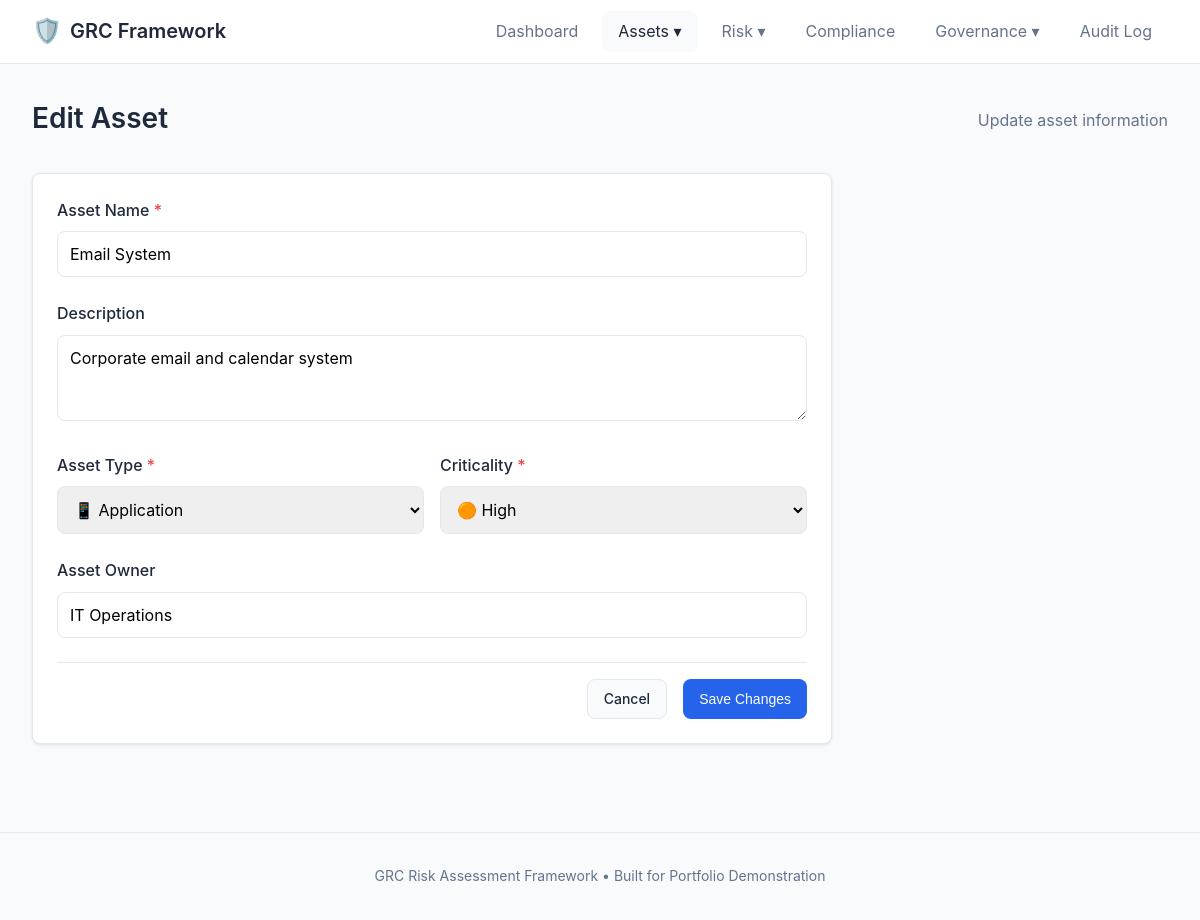
The app's page /asset/edit/4 with its own data.
### app.py (models this page shows)
class Asset(db.Model):
    id = db.Column(db.Integer, primary_key=True)
    name = db.Column(db.String(100), nullable=False)
    description = db.Column(db.Text)
    asset_type = db.Column(db.String(50))  # Server, Database, Application, Network, Endpoint
    criticality = db.Column(db.String(20))  # Critical, High, Medium, Low
    owner = db.Column(db.String(100))
    created_at = db.Column(db.DateTime, default=datetime.utcnow)
    assessments = db.relationship('RiskAssessment', backref='asset', lazy=True, cascade='all, delete-orphan')

### app.py (the view, shortened to what this page needs)
@app.route('/asset/edit/<int:id>', methods=['GET', 'POST'])
def edit_asset(id):
    asset = Asset.query.get_or_404(id)
    return render_template('edit_asset.html', asset=asset)

### templates/edit_asset.html (shortened to what this page needs)
{% extends 'base.html' %}
{% block content %}
<div class="page-header">
    <h1>Edit Asset</h1>
    <p class="subtitle">Update asset information</p>
</div>
<div class="card form-card">
    <div class="card-body">
        <form method="POST" action="{{ url_for('edit_asset', id=asset.id) }}">
            <div class="form-group">
                <label for="name">Asset Name <span class="required">*</span></label>
                <input type="text" id="name" name="name" required value="{{ asset.name }}">
            </div>
            <div class="form-group">
                <label for="description">Description</label>
                <textarea id="description" name="description" rows="3">{{ asset.description or '' }}</textarea>
            </div>
            <div class="form-row">
                <div class="form-group">
                    <label for="asset_type">Asset Type <span class="required">*</span></label>
                    <select id="asset_type" name="asset_type" required>
                        <option value="Application" {% if asset.asset_type == 'Application' %}selected{% endif %}>📱 Application</option>
                    </select>
                </div>
                <div class="form-group">
                    <label for="criticality">Criticality <span class="required">*</span></label>
                    <select id="criticality" name="criticality" required>
                        <option value="High" {% if asset.criticality == 'High' %}selected{% endif %}>🟠 High</option>
                    </select>
                </div>
            </div>
            <div class="form-group">
                <label for="owner">Asset Owner</label>
                <input type="text" id="owner" name="owner" value="{{ asset.owner or '' }}">
            </div>
            <div class="form-actions">
                <a href="{{ url_for('assets') }}" class="btn btn-secondary">Cancel</a>
                <button type="submit" class="btn btn-primary">Save Changes</button>
            </div>
        </form>
    </div>
</div>
{% endblock %}

### static/style.css (style rules this page uses)
:root { --primary: #2563eb; --primary-dark: #1d4ed8; --secondary: #64748b; --success: #10b981; --warning: #f59e0b; --danger: #ef4444; --critical: #dc2626; --high: #ea580c; --medium: #eab308; --low: #22c55e; --bg: #f8fafc; --bg-card: #ffffff; --border: #e2e8f0; --text: #1e293b; --text-muted: #64748b; --radius: 8px; --shadow: 0 1px 3px rgba(0,0,0,0.1); --shadow-lg: 0 4px 6px rgba(0,0,0,0.1); }
* { margin: 0; padding: 0; box-sizing: border-box; }
body { font-family: -apple-system, BlinkMacSystemFont, 'Segoe UI', Roboto, Oxygen, Ubuntu, sans-serif; background: var(--bg); color: var(--text); line-height: 1.6; min-height: 100vh; }
a { color: var(--primary); text-decoration: none; }
.page-header { display: flex; justify-content: space-between; align-items: center; margin-bottom: 2rem; flex-wrap: wrap; gap: 1rem; }
.page-header h1 { font-size: 1.75rem; font-weight: 600; }
.subtitle { color: var(--text-muted); margin-top: 0.25rem; }
.card { background: var(--bg-card); border: 1px solid var(--border); border-radius: var(--radius); box-shadow: var(--shadow); margin-bottom: 1.5rem; }
.card-body { padding: 1.5rem; }
.btn { display: inline-block; padding: 0.5rem 1rem; border: none; border-radius: var(--radius); font-size: 0.875rem; font-weight: 500; cursor: pointer; transition: all 0.2s; text-decoration: none; }
.btn-primary { background: var(--primary); color: white; }
.btn-secondary { background: var(--bg); color: var(--text); border: 1px solid var(--border); }
.form-card { max-width: 800px; }
.form-group { margin-bottom: 1.5rem; }
.form-group label { display: block; margin-bottom: 0.5rem; font-weight: 500; }
.required { color: var(--danger); }
.form-group input, .form-group select, .form-group textarea { width: 100%; padding: 0.75rem; border: 1px solid var(--border); border-radius: var(--radius); font-size: 1rem; font-family: inherit; transition: border-color 0.2s; }
.form-row { display: grid; grid-template-columns: repeat(auto-fit, minmax(200px, 1fr)); gap: 1rem; }
.form-actions { display: flex; gap: 1rem; justify-content: flex-end; padding-top: 1rem; border-top: 1px solid var(--border); margin-top: 1.5rem; }

### records on screen
Asset: name "Email System", description "Corporate email and calendar system", asset_type "📱 Application", criticality "🟠 High", owner "IT Operations"
